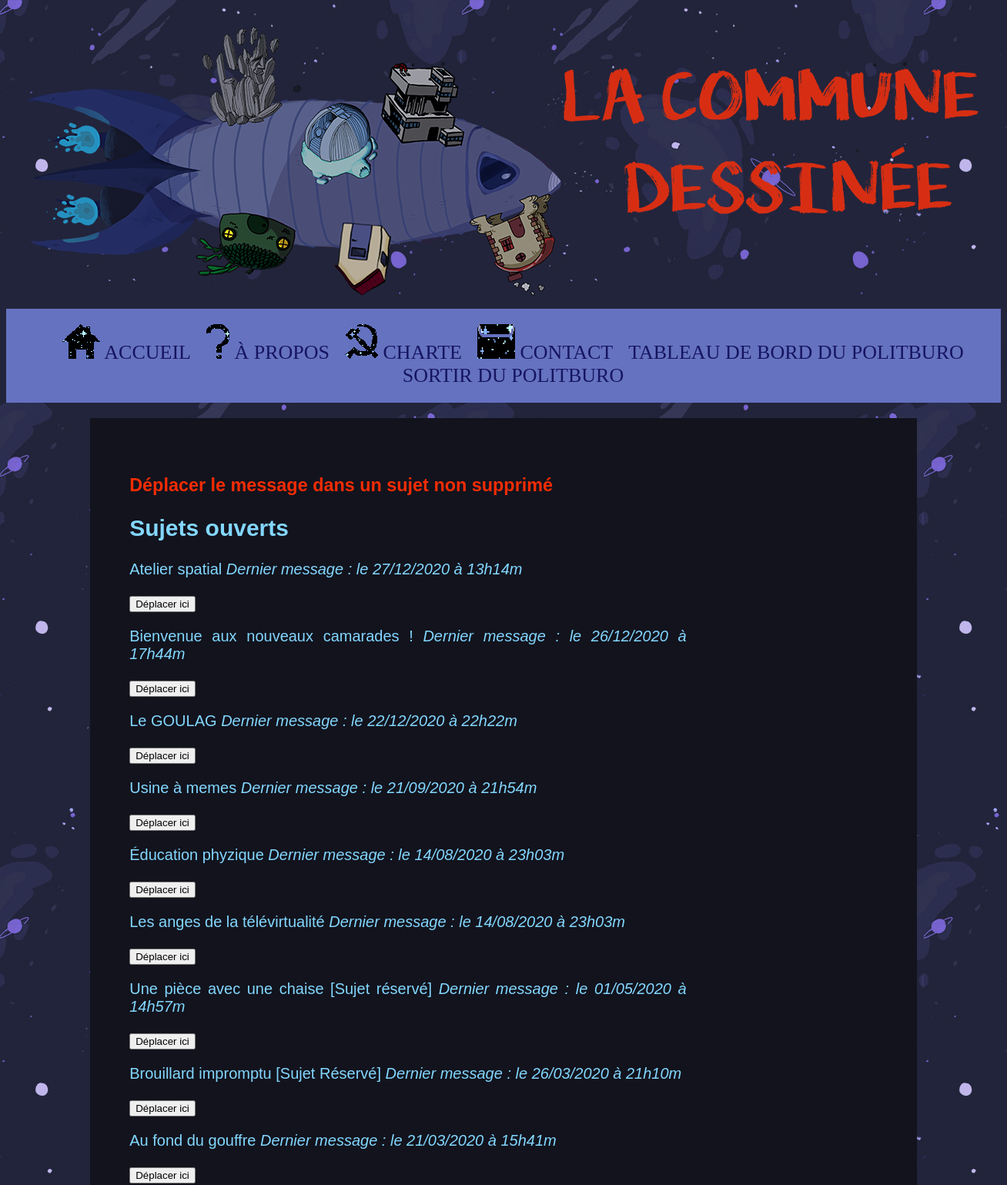
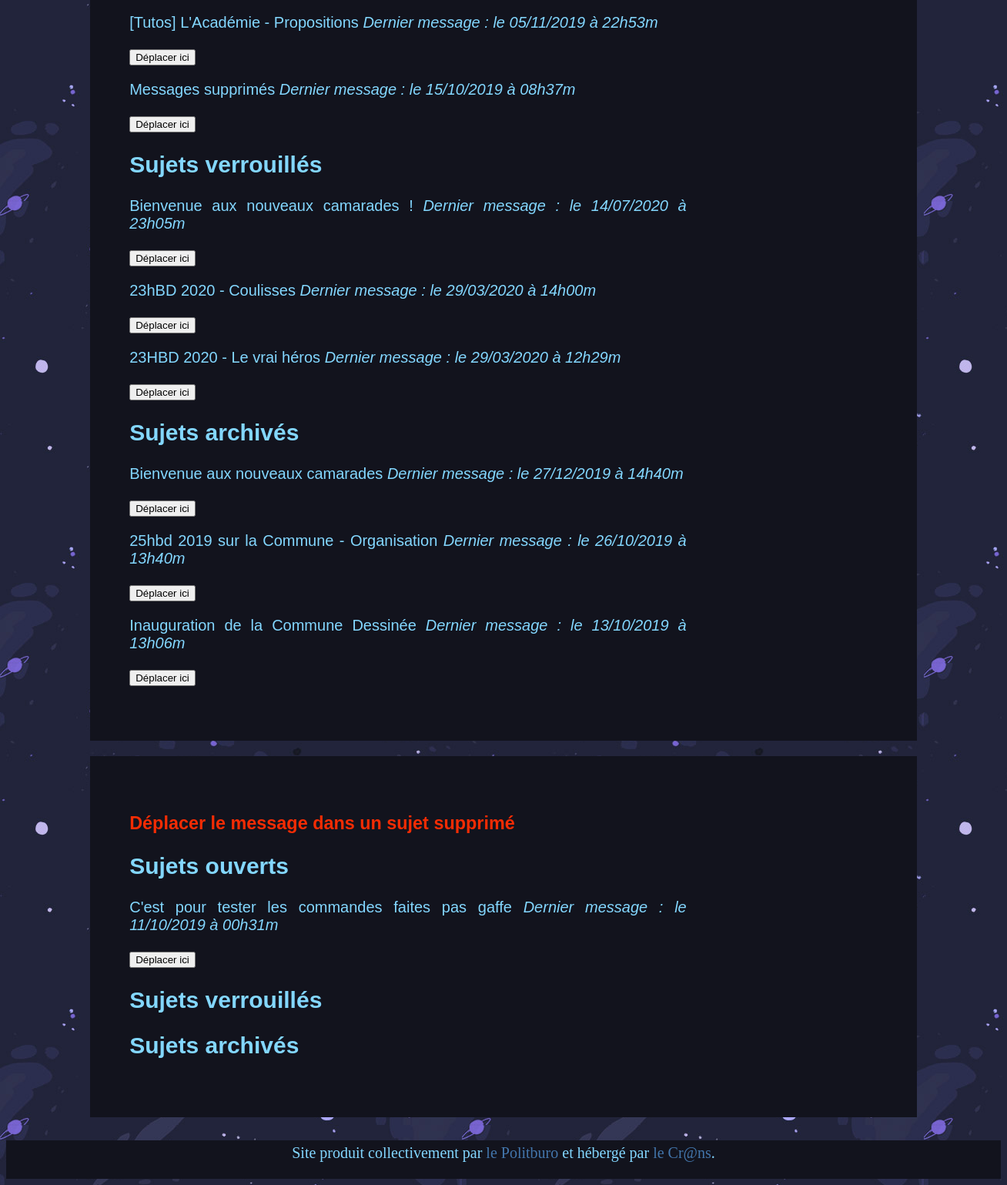
Screenshot of /commune_dessinee/pol_deplacer_message_extra.php (signed in) with the database file from the repository (2 pictures, top to bottom).
### tables this page shows
CREATE TABLE `sujets` (
  `id` int(11) NOT NULL,
  `titre` varchar(255) NOT NULL,
  `date_crea` datetime NOT NULL,
  `date_fin` datetime NOT NULL,
  `date_suppr` datetime NOT NULL,
  `archive` int(11) NOT NULL,
  `suppr` tinyint(1) NOT NULL,
  `type` varchar(255) NOT NULL,
  `id_init` int(11) NOT NULL
);

### commune_dessinee/controle/politburo/deplacer_message_extra.php (called while the page is built, shortened)
<?php
include_once('modele/politburo/get_sujets_prop.php');
$sujets_actifs = get_sujets_prop(0,0);
$sujets_verrouilles = get_sujets_prop(1,0);
$sujets_archives = get_sujets_prop(2,0);
foreach($sujets_actifs as $cle => $sujet)
{
    $sujets_actifs[$cle]['id'] = $sujet['id'];
    $sujets_actifs[$cle]['titre'] = htmlspecialchars($sujet['titre']);
    $sujets_actifs[$cle]['date_f'] = nl2br(htmlspecialchars($sujet['date_f']));
}
foreach($sujets_verrouilles as $cle => $sujet)
{
    $sujets_verrouilles[$cle]['id'] = $sujet['id'];
    $sujets_verrouilles[$cle]['titre'] = htmlspecialchars($sujet['titre']);
    $sujets_verrouilles[$cle]['date_f'] = nl2br(htmlspecialchars($sujet['date_f']));
}
foreach($sujets_archives as $cle => $sujet)
{
    $sujets_archives[$cle]['id'] = $sujet['id'];
    $sujets_archives[$cle]['titre'] = htmlspecialchars($sujet['titre']);
    $sujets_archives[$cle]['date_f'] = nl2br(htmlspecialchars($sujet['date_f']));
}
$sujets_actifs_suppr = get_sujets_prop(0,1);
foreach($sujets_actifs_suppr as $cle => $sujet)
{
    $sujets_actifs_suppr[$cle]['id'] = $sujet['id'];
    $sujets_actifs_suppr[$cle]['titre'] = htmlspecialchars($sujet['titre']);
    $sujets_actifs_suppr[$cle]['date_f'] = nl2br(htmlspecialchars($sujet['date_f']));
}
include_once('vue/politburo/deplacer_message_extra.php');

### commune_dessinee/pol_deplacer_message_extra.php (called while the page is built, shortened)
<?php
include_once('controle/politburo/deplacer_message_extra.php');

### commune_dessinee/modele/politburo/get_sujets_prop.php (called while the page is built)
<?php
function get_sujets_prop($archive,$suppr)
{
    global $bdd;
    $archive = (int) $archive;
    $req = $bdd->prepare('SELECT
                          id,
                          titre,
                          archive,
                          date_fin,
                          DATE_FORMAT(date_fin, "le %d/%m/%Y à %Hh%im") AS date_f,
                          archive,
                          suppr
                          FROM sujets
                          WHERE archive=? AND suppr=?
                          ORDER BY date_fin DESC');
    $req->execute(array($archive,$suppr));
    $sujets = $req->fetchAll();
    return $sujets;
}

### commune_dessinee/vue/politburo/deplacer_message_extra.php (the view, shortened to what this page needs)
<!DOCTYPE html>
<html>
	<?php include("vue/head.php"); ?>
	<body>
		<?php include("vue/headernav.php"); ?>
		<section><article>
			<h1 class="politburo">Déplacer le message dans un sujet non supprimé</h1>
			<h2>Sujets ouverts</h2>
			<?php
			foreach($sujets_actifs as $sujet)
			{
				?>
				<p>
					<?php echo $sujet['titre']; ?>
					<em>Dernier message : <?php echo $sujet['date_f']; ?></em>
					<form method="post" action="pol_page_confirmer_deplacement_extra.php" enctype="multipart/form-data">
						<input type="submit" name="submit" value="Déplacer ici" />
					</form>
				</p>
			<?php
			}
			?>
			<h2>Sujets verrouillés</h2>
			<?php
			foreach($sujets_verrouilles as $sujet)
			{
				?>
				<p>
					<?php echo $sujet['titre']; ?>
					<em>Dernier message : <?php echo $sujet['date_f']; ?></em>
					<form method="post" action="pol_page_confirmer_deplacement_extra.php" enctype="multipart/form-data">
						<input type="submit" name="submit" value="Déplacer ici" />
					</form>
				</p>
			<?php
			}
			?>
			<h2>Sujets archivés</h2>
			<?php
			foreach($sujets_archives as $sujet)
			{
				?>
				<p>
					<?php echo $sujet['titre']; ?>
					<em>Dernier message : <?php echo $sujet['date_f']; ?></em>
					<form method="post" action="pol_page_confirmer_deplacement_extra.php" enctype="multipart/form-data">
						<input type="submit" name="submit" value="Déplacer ici" />
					</form>
				</p>
			<?php
			}
			?>
		</article></section>
		<section><article>
			<h1 class="politburo"> Déplacer le message dans un sujet supprimé</h1>
			<h2>Sujets ouverts</h2>
			<?php
			foreach($sujets_actifs_suppr as $sujet)
			{
				?>
				<p>
					<?php echo $sujet['titre']; ?>
					<em>Dernier message : <?php echo $sujet['date_f']; ?></em>
					<form method="post" action="pol_page_confirmer_deplacement_extra.php" enctype="multipart/form-data">
						<input type="submit" name="submit" value="Déplacer ici" />
					</form>
				</p>
			<?php
			}
			?>
			<h2>Sujets verrouillés</h2>
			<h2>Sujets archivés</h2>
		</article></section>
		<?php include("vue/footer.php"); ?>
	</body>
</html>

### commune_dessinee/vue/stylefofococo3.css (style rules this page uses)
body { background-image: url("images/fondfofo.jpg"); color: #83d7ff; font-size: 20px; }
.politburo { color: #f42c04; }
article, aside { display: inline-block; vertical-align: top; text-align: justify; }
article { float: left; margin-top: 3%; margin-bottom: 3%; margin-left: 3%; margin-right: auto; width:70%; }
section { width: 80%; min-width: 400px; min-height: 150px; background-color: #12131d; font-family: sans-serif; text-align: justify; word-wrap: break-word; overflow: auto; padding: 20px; margin-bottom: 20px; margin-top: 20px; margin-left: auto; margin-right: auto; }
h2 { border: 3px; border-color: #000103; border-radius: 10px; }
h1 { border: 3px; border-color: #000180; border-radius: 10px; }

### rows the page displays
sujets: titre "Atelier spatial", date_f "le 27/12/2020 à 13h14m"
sujets: titre "Bienvenue aux nouveaux camarades !", date_f "le 26/12/2020 à 17h44m"
sujets: titre "Le GOULAG", date_f "le 22/12/2020 à 22h22m"
sujets: titre "Usine à memes", date_f "le 21/09/2020 à 21h54m"
sujets: titre "Éducation phyzique", date_f "le 14/08/2020 à 23h03m"
sujets: titre "Les anges de la télévirtualité", date_f "le 14/08/2020 à 23h03m"
sujets: titre "Une pièce avec une chaise [Sujet réservé]", date_f "le 01/05/2020 à 14h57m"
sujets: titre "Brouillard impromptu [Sujet Réservé]", date_f "le 26/03/2020 à 21h10m"
sujets: titre "Au fond du gouffre", date_f "le 21/03/2020 à 15h41m"
sujets: titre "[Tutos] L'Académie - Propositions", date_f "le 05/11/2019 à 22h53m"
sujets: titre "Messages supprimés", date_f "le 15/10/2019 à 08h37m"
sujets: titre "Bienvenue aux nouveaux camarades !", date_f "le 14/07/2020 à 23h05m"
sujets: titre "23hBD 2020 - Coulisses", date_f "le 29/03/2020 à 14h00m"
sujets: titre "23HBD 2020 - Le vrai héros", date_f "le 29/03/2020 à 12h29m"
sujets: titre "Bienvenue aux nouveaux camarades", date_f "le 27/12/2019 à 14h40m"
sujets: titre "25hbd 2019 sur la Commune - Organisation", date_f "le 26/10/2019 à 13h40m"
sujets: titre "Inauguration de la Commune Dessinée", date_f "le 13/10/2019 à 13h06m"
sujets: titre "C'est pour tester les commandes faites pas gaffe", date_f "le 11/10/2019 à 00h31m"
